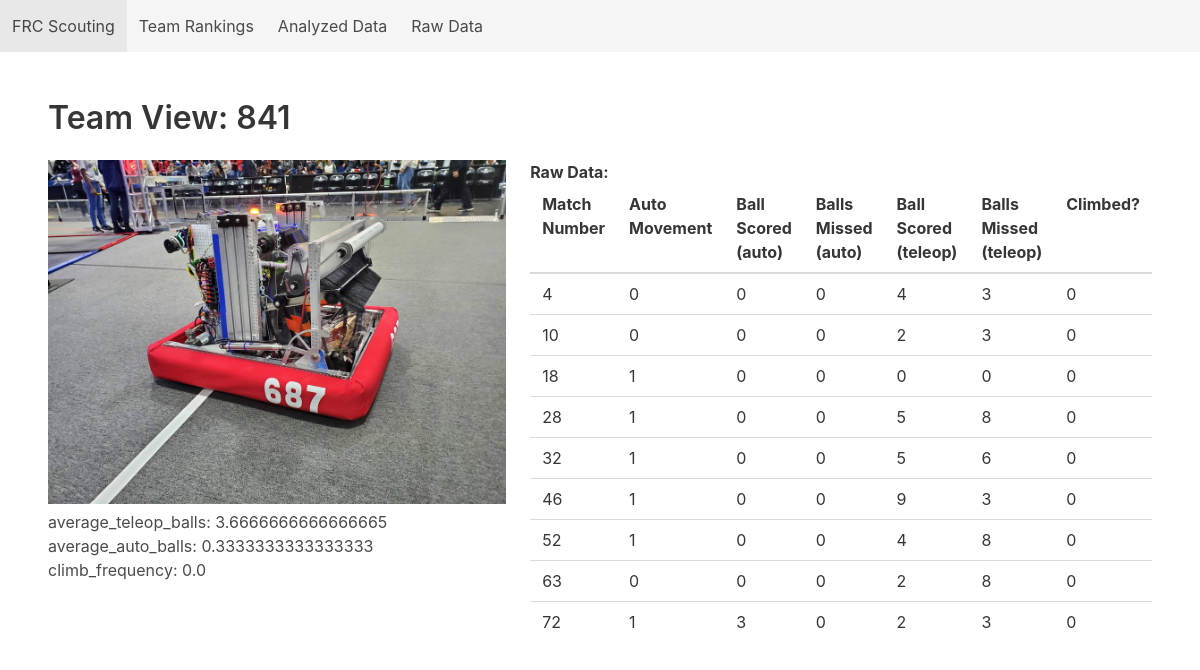
The app's page /team/841 with its own data.
### tables this page shows
CREATE TABLE analyzed_scouting_data(team_number INTEGER, average_teleop_balls REAL, max_teleop_balls INTEGER, average_auto_balls REAL, max_auto_balls INTEGER, climb_frequency REAL);

CREATE TABLE raw_scouting_data (data_id INTEGER PRIMARY KEY AUTOINCREMENT, scout_name TEXT, team_number INTEGER, match_number INTEGER, alliance_color TEXT, auto_movement INTEGER, auto_balls_scored INTEGER, auto_balls_missed INTEGER, teleop_balls_scored INTEGER, teleop_balls_missed INTEGER, climb INTEGER, comment TEXT);

### app.py (the view)
@app.route("/team/<int:team>")
def team_view(team : int):
    if (db.contains_team_number(team)):
        title_string = "Team View: " + str(team)
        print(db.get_analyzed_data_highlights(team)[0])
        return flask.render_template("team_view.html", title=title_string, headers=data.raw_match_data_headers_687, raw_match_data = db.get_raw_data_by_team_anonymous(team), highlights=db.get_analyzed_data_highlights(team)[0])
    else:
         return flask.render_template("base.html", title=f"Data for Team #{team} is not available")

### database.py (called while the page is built)
    def execute_return_query(self, query_text,  *parameters, headers=True):
        conn = sqlite3.connect(self.filename)
        cur = conn.cursor()
        cur.execute(query_text, parameters)
        column_names = []
        for column in cur.description:
            column_names.append(column[0])
        rows = cur.fetchall()
        if (headers):
            dicts = []
            for row in rows:
                d = dict(zip(column_names, row))
                dicts.append(d)
            conn.close()
            return dicts
        else:
            return rows

    def get_raw_data_by_team_anonymous(self, team_number : int):
        query = 'SELECT match_number, auto_movement, auto_balls_scored, auto_balls_missed, teleop_balls_scored, teleop_balls_missed, climb FROM raw_scouting_data WHERE team_number = ?;'
        return self.execute_return_query(query, team_number, headers=False)

    def contains_team_number(self, team_number):
        query = 'SELECT COUNT(*) FROM raw_scouting_data WHERE team_number = ?;'
        return self.execute_return_query(query, team_number, headers=False)[0][0] > 0

    def get_analyzed_data_highlights(self, team_number):
        query = 'SELECT average_teleop_balls, average_auto_balls, climb_frequency FROM analyzed_scouting_data WHERE team_number = ?;'
        return self.execute_return_query(query, team_number)

### templates/team_view.html
{% extends 'base.html' %}
{% block content %}
    <div class="columns">
        <div class="column">
            <img src="{{url_for('static', filename='687_robot.jpg')}}" width="500px" height="auto"/>
            {% for (title, value) in highlights.items() %}
                <h3>{{title}}: {{value}}</h3>
            {% endfor %}
        </div>
        <div class="column">
            <h2> <strong> Raw Data: </strong></h2>
            <table class="table">
                <thead>
                    {% for header in headers %}
                        <th> {{header}} </th>
                    {% endfor %}
                </thead>
                <tbdody>
                    {% for row in raw_match_data %}
                        <tr>
                            {% for data in row %}
                                <td>{{data}}</td>
                            {% endfor %}
                        </tr>
                    {% endfor %}
                </tbdody>
            </table>
        </div>
    </div>
{% endblock %}

### records on screen
analyzed_scouting_data: title "average_teleop_balls", average_teleop_balls "3.6666666666666665", title "average_auto_balls", average_auto_balls "0.3333333333333333", title "climb_frequency", climb_frequency "0.0"
raw_scouting_data: row "4" "0" "0" "0" "4" "3" "0"
raw_scouting_data: row "10" "0" "0" "0" "2" "3" "0"
raw_scouting_data: row "18" "1" "0" "0" "0" "0" "0"
raw_scouting_data: row "28" "1" "0" "0" "5" "8" "0"
raw_scouting_data: row "32" "1" "0" "0" "5" "6" "0"
raw_scouting_data: row "46" "1" "0" "0" "9" "3" "0"
raw_scouting_data: row "52" "1" "0" "0" "4" "8" "0"
raw_scouting_data: row "63" "0" "0" "0" "2" "8" "0"
raw_scouting_data: row "72" "1" "3" "0" "2" "3" "0"

### other values on screen
{{ title }} "Team View: 841"
{{ header }} "Match Number" "Auto Movement" "Ball Scored (auto)" "Balls Missed (auto)" "Ball Scored (teleop)" "Balls Missed (teleop)" "Climbed?"
